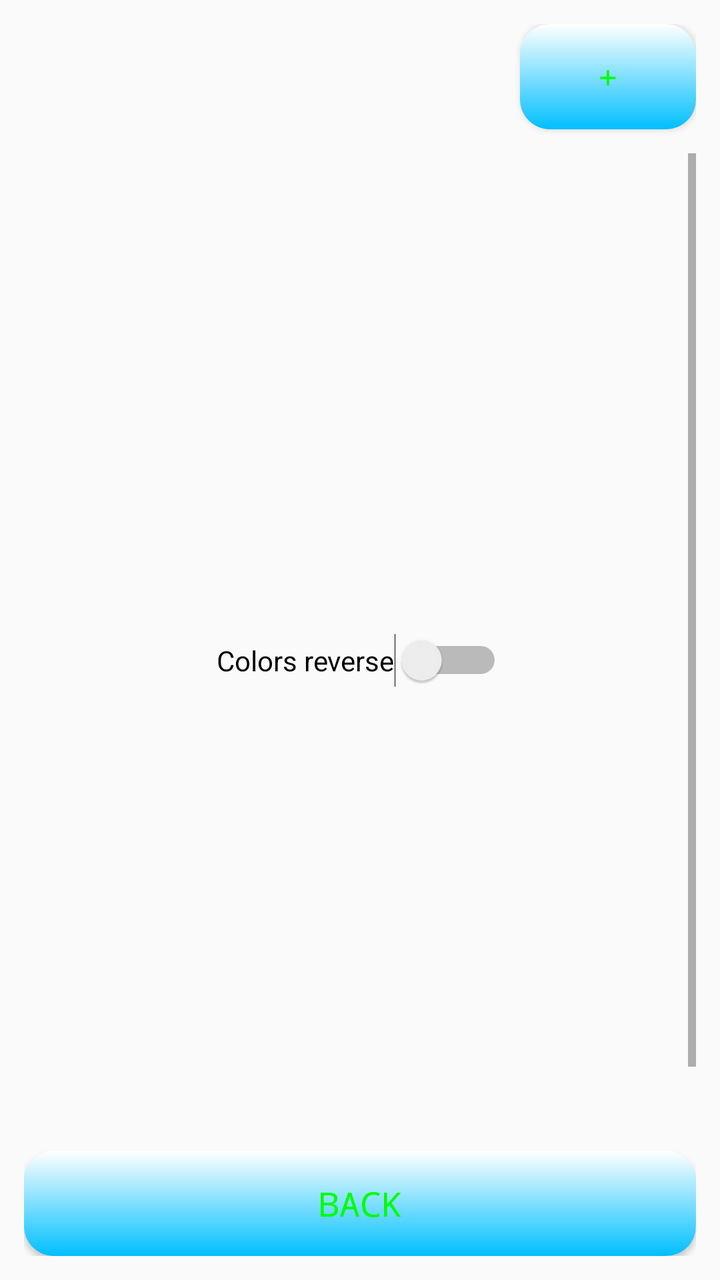
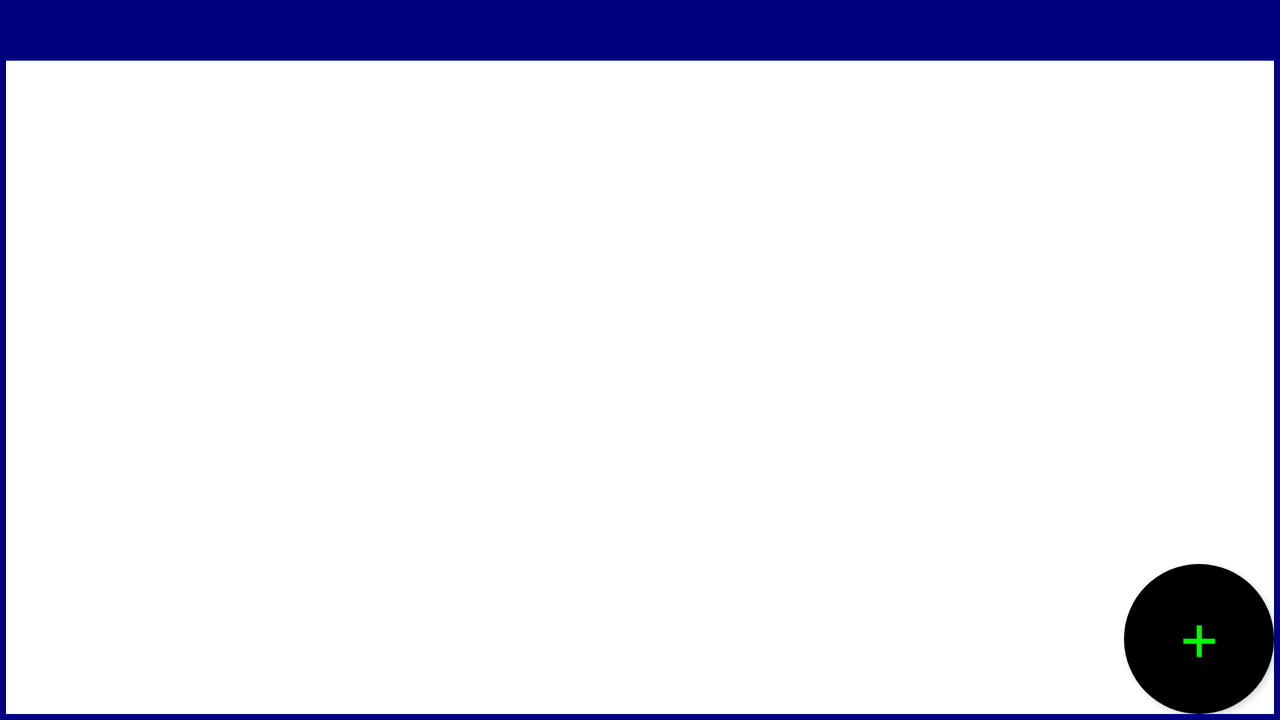

One screen, two layout resources from the same app: the default and the author's alternative for another configuration. Each is rendered where Android would select it; the XML of both is given below.
<!-- AndroidManifest.xml: application theme AppTheme -->
<!-- res/layout/activity_histogram_page.xml -->
<?xml version="1.0" encoding="utf-8"?>
<RelativeLayout xmlns:android="http://schemas.android.com/apk/res/android"
    xmlns:tools="http://schemas.android.com/tools"
    android:layout_width="match_parent"
    android:layout_height="match_parent"
    android:paddingBottom="@dimen/activity_vertical_margin"
    android:paddingLeft="@dimen/activity_horizontal_margin"
    android:paddingRight="@dimen/activity_horizontal_margin"
    android:paddingTop="@dimen/activity_vertical_margin"
    tools:context="com.example.android.histogram.histogram_page"
    android:orientation="horizontal"
    android:weightSum="1">

    <TextView
        android:layout_width="match_parent"
        android:layout_height="wrap_content"
        android:textAppearance="?android:attr/textAppearanceLarge"
        android:theme="@style/Font_App_Styles"
        android:id="@+id/textView2"
        android:layout_alignParentLeft="true"
        android:layout_alignParentStart="true"
        android:layout_alignParentTop="true"
        android:layout_toLeftOf="@+id/button4"
        android:layout_toStartOf="@+id/button4" />

    <ScrollView
        xmlns:android="http://schemas.android.com/apk/res/android"
        xmlns:tools="http://schemas.android.com/tools"
        android:layout_marginBottom="@dimen/content_horisontal_Histogram"
        android:layout_width="match_parent"
        android:layout_height="match_parent"
        android:layout_below="@+id/button4"
        android:id="@+id/scrollView">

    <LinearLayout xmlns:android="http://schemas.android.com/apk/res/android"
        xmlns:tools="http://schemas.android.com/tools"
        android:layout_width="match_parent"
        android:layout_height="match_parent"
        android:paddingBottom="@dimen/activity_vertical_margin"
        android:paddingLeft="@dimen/activity_horizontal_margin"
        android:paddingRight="@dimen/activity_horizontal_margin"
        android:paddingTop="@dimen/activity_vertical_margin"
        tools:context="com.example.android.histogram.histogram_page"
        android:layout_below="@+id/textView2"
        android:layout_alignParentBottom="true"
        android:orientation="vertical"
        android:weightSum="1"
        android:layout_above="@+id/button3">

        <ImageView
            android:layout_width="match_parent"
            android:layout_height="220dp"
            android:scaleType="fitCenter"
            android:id="@+id/image_view_main"
            android:src="@mipmap/ic_launcher"
            />

        <Switch
            android:layout_width="wrap_content"
            android:layout_height="wrap_content"
            android:text="@string/histogram_activation"
            android:paddingTop="@dimen/activity_vertical_margin"
            android:paddingBottom="@dimen/activity_vertical_margin"
            android:id="@+id/switch1"
            android:layout_gravity="center_horizontal" />

        <ImageView
            android:layout_width="match_parent"
            android:layout_height="220dp"
            android:scaleType="fitCenter"
            android:id="@+id/image_view_histogram"
            />

        <LinearLayout xmlns:android="http://schemas.android.com/apk/res/android"
            xmlns:tools="http://schemas.android.com/tools"
            android:layout_margin="@dimen/activity_horizontal_margin"
            android:layout_width="match_parent"
            android:layout_height="wrap_content"
            android:layout_gravity="bottom"
            android:orientation="horizontal">

            <Button
                android:layout_width="wrap_content"
                android:layout_marginRight="@dimen/activity_horizontal_margin"
                android:layout_height="wrap_content"
                android:text="@string/camera"
                android:id="@+id/cam"
                android:background="@drawable/round"
                android:theme="@style/Font_App_Button_Styles"
                android:layout_weight="1" />

            <Button
                android:layout_width="wrap_content"
                android:layout_height="wrap_content"
                android:text="@string/gallery"
                android:id="@+id/galerry"
                android:background="@drawable/round"
                android:theme="@style/Font_App_Button_Styles"
                android:layout_weight="1" />

        </LinearLayout>
    </LinearLayout>
</ScrollView>



    <Button
        android:layout_width="match_parent"
        android:layout_height="wrap_content"
        android:text="@string/back_to_menu"
        android:id="@+id/button3"
        android:background="@drawable/round"
        android:theme="@style/Font_App_Button_Styles"
        android:onClick="back_to_menu"
        android:layout_gravity="right"
        android:layout_alignParentBottom="true"
        android:layout_alignParentLeft="true"
        android:layout_alignParentStart="true" />

    <Button
        android:layout_width="wrap_content"
        android:layout_height="wrap_content"
        android:layout_marginBottom="@dimen/activity_horizontal_margin"
        android:text="@string/build_histogram"
        android:background="@drawable/round"
        android:theme="@style/Font_App_Button_Styles"
        android:id="@+id/button4"
        android:onClick="builing_hisogram"
        android:layout_alignParentTop="true"
        android:layout_alignRight="@+id/scrollView"
        android:layout_alignEnd="@+id/scrollView" />
</RelativeLayout>
<!-- resources referenced by this layout -->
<resources>
  <dimen name="activity_horizontal_margin">12dp</dimen>
  <dimen name="activity_vertical_margin">12dp</dimen>
  <dimen name="content_horisontal_Histogram">35dp</dimen>
  <!-- drawable round (drawable) -->
  <?xml version="1.0" encoding="utf-8"?>
  <shape xmlns:android="http://schemas.android.com/apk/res/android"
      android:shape="rectangle" >
  
      <corners android:radius="15dp" />
  
      <gradient
          android:angle="90"
          android:startColor="@color/button_grad_start"
          android:endColor="@color/button_grad_end"
          android:type="linear" />
  
  
      <padding
          android:bottom="15dp"
          android:left="15dp"
          android:right="15dp"
          android:top="15dp" />
  
  </shape>
  <string name="back_to_menu">Back</string>
  <string name="build_histogram">+</string>
  <string name="camera">Camera</string>
  <string name="gallery">Gallery</string>
  <string name="histogram_activation">Colors reverse</string>
  <style name="Font_App_Button_Styles">
          <item name="android:textSize">17sp</item>
          <item name="android:textColor">#00FF00</item>
          <item name="android:typeface">monospace</item>
      </style>
  <style name="Font_App_Styles">
          <item name="android:textSize">18sp</item>
          <item name="android:textColor">#000</item>
          <item name="android:typeface">monospace</item>
      </style>
  <style name="AppTheme" parent="Theme.AppCompat.Light.DarkActionBar">
          
          <item name="colorPrimary">@color/colorPrimary</item>
          <item name="colorPrimaryDark">@color/colorPrimaryDark</item>
          <item name="colorAccent">@color/colorAccent</item>
      </style>
  <color name="button_grad_start">#00BFFF</color>
  <color name="button_grad_end">#fff</color>
  <color name="colorPrimary">#A52A2A</color>
  <color name="colorPrimaryDark">#000</color>
  <color name="colorAccent">#654321</color>
</resources>
<!-- res/layout-land/activity_histogram_page.xml (the author's variant of the layout above) -->
<!-- drawn on the phone turned sideways -->
<?xml version="1.0" encoding="utf-8"?>
<RelativeLayout xmlns:android="http://schemas.android.com/apk/res/android"
    xmlns:tools="http://schemas.android.com/tools"
    xmlns:app="http://schemas.android.com/apk/res-auto"
    android:layout_width="match_parent"
    android:layout_height="match_parent"
    android:paddingTop="@dimen/hisogram_activity_horizontal_margin"
    android:paddingBottom="@dimen/hisogram_activity_horizontal_margin"
    android:paddingLeft="@dimen/hisogram_activity_horizontal_margin"
    android:paddingRight="@dimen/hisogram_activity_horizontal_margin"
    tools:context="com.example.android.histogram.histogram_page"
    android:background="@color/background_main"
    android:orientation="horizontal"
    android:weightSum="1">

    <TextView
        android:layout_width="match_parent"
        android:layout_height="wrap_content"
        android:textAppearance="?android:attr/textAppearanceLarge"
        android:theme="@style/Font_App_Styles"
        android:id="@+id/welcome_user_1"
        android:layout_marginBottom="@dimen/hisogram_activity_horizontal_margin"
        android:layout_alignParentLeft="true"
        android:layout_alignParentTop="true"/>

    <ScrollView
        xmlns:android="http://schemas.android.com/apk/res/android"
        xmlns:tools="http://schemas.android.com/tools"
        android:layout_width="match_parent"
        android:layout_height="match_parent"
        android:background="#fff"
        android:id="@+id/scrollView_histogram_paint"
        android:fillViewport="false"
        android:layout_below="@+id/welcome_user_1"
        >

    <LinearLayout xmlns:android="http://schemas.android.com/apk/res/android"
        xmlns:tools="http://schemas.android.com/tools"
        android:layout_width="match_parent"
        android:layout_height="match_parent"
        android:paddingLeft="@dimen/activity_horizontal_margin"
        android:paddingRight="@dimen/activity_horizontal_margin"
        tools:context="com.example.android.histogram.histogram_page"
        android:layout_below="@+id/welcome_user_1"
        android:layout_alignParentBottom="true"
        android:orientation="vertical"
        android:weightSum="1"
        android:layout_above="@+id/Linear_layout_buttons_hostogram">

        <ImageView
            android:layout_width="match_parent"
            android:layout_height="@dimen/image_height"
            android:layout_centerInParent="true"
            android:scaleType="fitCenter"
            android:id="@+id/image_view_main"
            android:layout_marginBottom="@dimen/between_images"
            />

        <com.jjoe64.graphview.GraphView
            android:layout_width="match_parent"
            android:layout_height="@dimen/image_height"
            android:id="@+id/graph_main"
            android:visibility="visible"
            />

        <ImageView
            android:layout_width="match_parent"
            android:layout_height="@dimen/image_height"
            android:scaleType="fitCenter"
            android:id="@+id/image_view_histogram_equalised"
            />

        <com.jjoe64.graphview.GraphView
            android:layout_width="match_parent"
            android:layout_height="@dimen/image_height"
            android:id="@+id/graph_hist_equalised"
            android:visibility="visible"
            />

    </LinearLayout>
</ScrollView>

    

    <Button
        android:layout_width="75dp"
        android:layout_height="75dp"
        android:text="@string/build_histogram"
        android:id="@+id/button_build_histogram"
        android:background="@drawable/button_states"
        android:theme="@style/Font_App_Button_Styles"
        android:textSize="35dp"
        android:onClick="BuilingHisogram"
        android:layout_weight="1"
        android:layout_alignBottom="@+id/scrollView_histogram_paint"
        android:layout_alignRight="@+id/scrollView_histogram_paint"
        android:layout_alignEnd="@+id/scrollView_histogram_paint" />
    


</RelativeLayout>
<!-- resources referenced by the variant -->
<!-- as the phone turned sideways resolves them -->
<resources>
  <color name="background_main">#000080</color>
  <dimen name="activity_horizontal_margin">12dp</dimen>
  <dimen name="hisogram_activity_horizontal_margin">3dp</dimen>
  <!-- drawable button_states (drawable) -->
  <?xml version="1.0" encoding="utf-8"?>
  <selector xmlns:android="http://schemas.android.com/apk/res/android">
      <item>
          <shape android:shape="oval">
              <solid
                  android:color="@color/button_color" />
          </shape>
      </item>
  </selector>
  <string name="build_histogram">+</string>
  <style name="Font_App_Button_Styles">
          <item name="android:textSize">17sp</item>
          <item name="android:textColor">#00FF00</item>
          <item name="android:typeface">monospace</item>
      </style>
  <style name="Font_App_Styles">
          <item name="android:textSize">18sp</item>
          <item name="android:textColor">#000</item>
          <item name="android:typeface">monospace</item>
      </style>
  <style name="AppTheme" parent="Theme.AppCompat.Light.DarkActionBar">
          
          <item name="colorPrimary">@color/colorPrimary</item>
          <item name="colorPrimaryDark">@color/colorPrimaryDark</item>
          <item name="colorAccent">@color/colorAccent</item>
      </style>
  <color name="button_color">#000</color>
  <color name="colorPrimary">#A52A2A</color>
  <color name="colorPrimaryDark">#000</color>
  <color name="colorAccent">#654321</color>
</resources>
